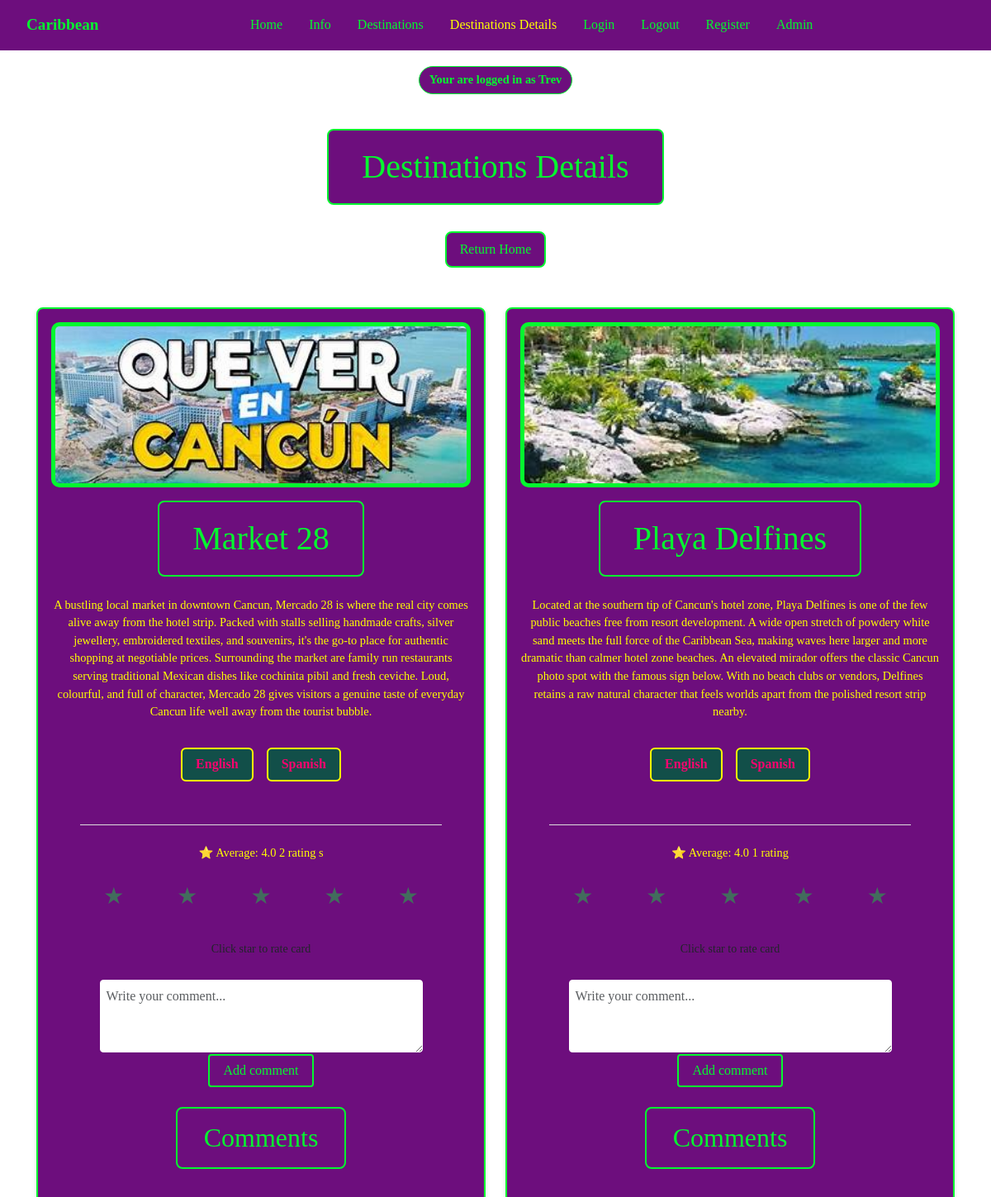
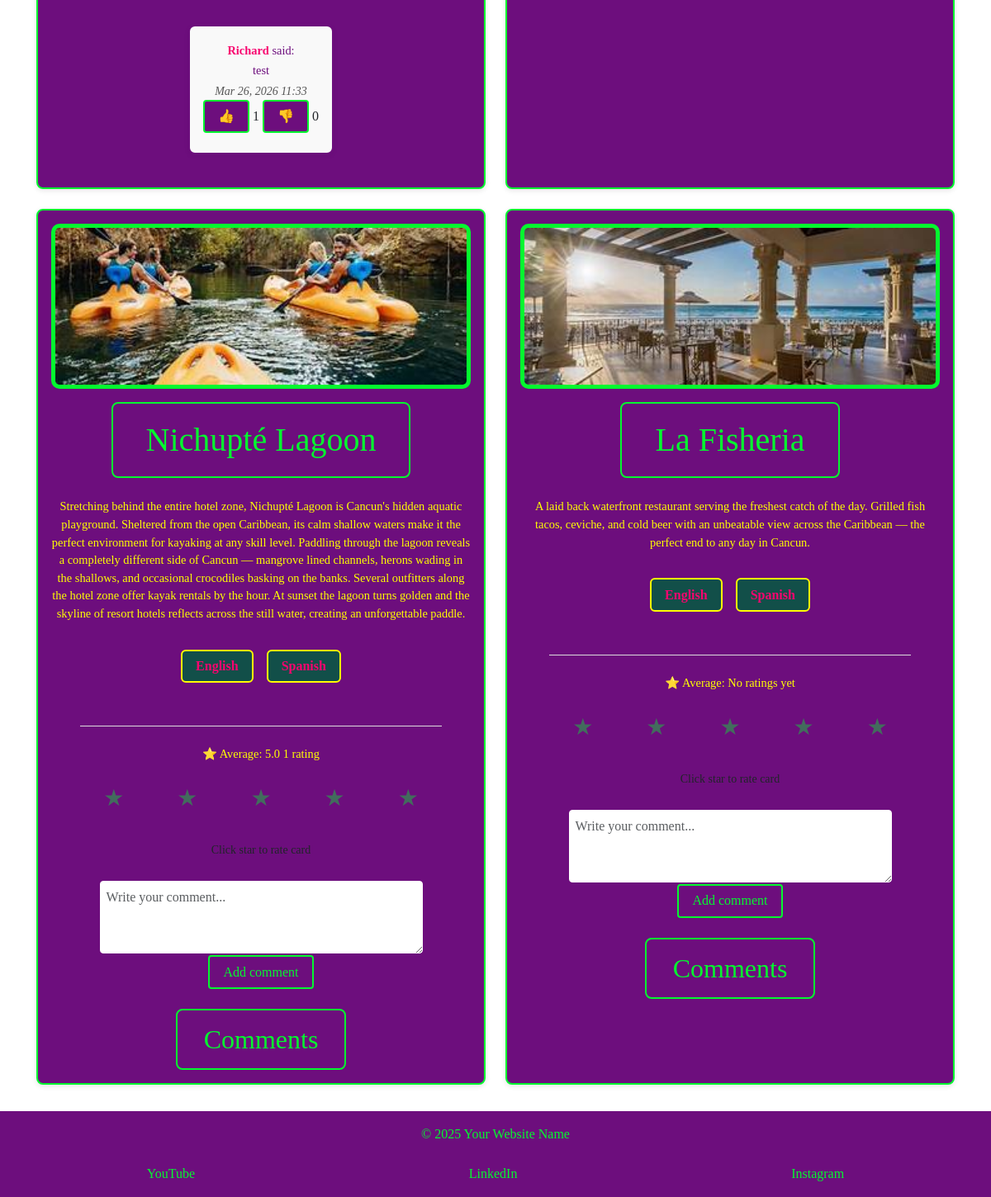
Screenshot of /destinations-details/2/ (signed in) with the database file from the repository (2 pictures, top to bottom).
### caribbean_tours/models.py (models this page shows, shortened)
class Places(models.Model):
    card = models.ForeignKey(CardText,
                             on_delete=models.CASCADE, null=True, blank=True)
    destinations = models.CharField(max_length=50)
    content = models.TextField()
    image_name = models.CharField(
        max_length=100,
        help_text="Enter file name (eg Cancun).",
        default="default.jpg",
        blank=True
    )
    class Meta:
        verbose_name = 'Place'
        verbose_name_plural = 'Places'

class Comment(models.Model):
    places = models.ForeignKey(
        Places,
        on_delete=models.CASCADE,
        related_name='comments',
    )
    user = models.ForeignKey(User, on_delete=models.CASCADE)
    text = models.TextField()
    created_at = models.DateTimeField(auto_now_add=True)
    updated_at = models.DateTimeField(auto_now=True)

### caribbean_tours/views.py (the view, shortened to what this page needs)
def destinations_details(request, pk):
    card = get_object_or_404(CardText, id=pk)
    places = Places.objects.filter(card=card)
    language = get_language(request)
    place_translations = Translation.objects.filter(
        place__in=places,
        language=language
    )
    translations_by_place = {t.place_id: t for t in place_translations}
    form = CommentForm(request.POST or None)
    comments = Comment.objects.filter(places__card=card).order_by('created_at')
    ratings_by_place = {}
    for p in places:
        avg = p.ratings.aggregate(avg=Avg('rating'))['avg']
        count = p.ratings.count()
        user_rating = None
        if request.user.is_authenticated:
            user_rating = Rating.objects.filter(
                place=p, user=request.user
            ).first()
        ratings_by_place[p.id] = {
            'average_rating': avg,
            'rating_count': count,
            'user_rating': user_rating
        }
    return render(request,
                  'destinations-details.html',
                  {'active_tab': 'destinations_details',
                   'card': card,
                   'places': places,
                   'comments': comments,
                   'form': form,
                   'translations_by_place': translations_by_place,
                   'language': language,
                   'ratings_by_place': ratings_by_place})

### caribbean_tours/forms.py
class CommentForm(forms.ModelForm):
    class Meta:
        model = Comment
        fields = ['text']
        labels = {
            'text': "",
        }
        widgets = {
            'text': forms.Textarea(attrs={
                'class': 'form-control',
                'rows': 3,
                'placeholder': 'Write your comment...'
            })
        }

### caribbean_tours/templatetags/comment_tags.py (called while the page is built)
@register.filter
def reaction_count(comment, reaction_type):
    return comment.reactions.filter(reaction=reaction_type).count()

### caribbean_tours/templatetags/custom_tags.py (called while the page is built)
@register.filter
def get_item(dictionary, key):
    return dictionary.get(key)

### caribbean_tours/views.py (called while the page is built)
def get_language(request):
    if 'lang' in request.GET:
        request.session['language'] = request.GET.get('lang')
    return request.session.get('language', 'en')

### caribbean_tours/templates/destinations-details.html (shortened to what this page needs)
{% extends 'base.html' %}
{% load static %}
{% load comment_tags %}
{% load custom_tags %}
{% block content %}
<h1 class="color">Destinations Details</h1>
<p>
    <a class="color-return" href="{% url 'index' %}">Return Home</a>
</p>
<div class="cards-container">
    {% for place in places %}
    <div class="card">
        {% with trans=translations_by_place|get_item:place.id ratings=ratings_by_place|get_item:place.id %}
        <img src="{% static 'images/' %}{{ place.image_name }}" alt="{{ place.destinations }}">
        <h1 class="color">{{ trans.destinations|default:place.destinations }}</h1>
        <p>{{ trans.content|default:place.content }}</p>
        <div class="lang-switch">
            <a href="{% url 'destinations-details' pk=card.pk %}?lang=en">English</a>
            <a href="{% url 'destinations-details' pk=card.pk %}?lang=es">Spanish</a>
        </div>
        <div class="rating-box">
            <p>
               ⭐ Average:
               {% if ratings.average_rating %}
                {{ ratings.average_rating|floatformat:1 }}
               {% else %}
                No ratings yet
               {% endif %}
               {% if ratings.rating_count %}
               {{ ratings.rating_count }} rating {{ratings.rating_count|pluralize }}
               {% endif %}
            </p>
            {% if user.is_authenticated %}
            <form method="POST" class="star-form" action="{% url 'rating' pk=place.id %}">
                <div class="star-rating">
                    {% for star in "12345"|make_list %}
                    <button type="submit" name="rating" value="{{ star }}"
                        class="star-btn {% if ratings.user_rating and user_rating.rating == star|add:'0' %}selected{% endif %}"> ★
                    </button>
                    {% endfor %}
                </div>
                <small class="rating-msg">
                    {% if user_rating %}
                    Your rating: {{ user_rating.rating }}  ★ (click star to change)
                    {% else %}
                    Click star to rate card
                    {% endif %}
                </small>
            </form>
            {% else %}
            <p>Login to rate this place</p>
            {% endif %}
        </div>
        {% if user.is_authenticated %}
        <form method="POST">
            {{ form.as_p }}
            <button type="submit">Add comment</button>
        </form>
        {% endif %}
        <h2 class="color">Comments</h2>
        {% for comment in place.comments.all %}
        <div class="comment" data-id="{{ comment.id }}">
            <p><strong>{{ comment.user.username }}</strong> said:</p>
            <p>{{ comment.text }}</p>
            <small>{{ comment.created_at|date:"M d, Y H:i" }}</small>
            <div class="reaction-buttons">
                {% if user.is_authenticated %}
                <button class="like-btn" data-url="{% url 'toggle_reaction' comment.id 'like' %}">👍</button>
                <span class="like-count">{{ comment|reaction_count:"like"}}</span>
                <button class="dislike-btn" data-url="{% url 'toggle_reaction' comment.id 'dislike' %}">👎</button>
                <span class="dislike-count">{{ comment|reaction_count:"dislike"}}</span>
                {% else %}
                <p>Login to react.</p>
                {% endif %}
            </div>
        </div>
        {% endfor %}
        {% endwith %}
    </div>
    {% endfor %}
</div>
{% endblock %}

### caribbean_tours/templates/base.html (shortened to what this page needs)
{% load static %}
<!doctype html>
<html lang="en">
<head>
    <link href="https://cdn.jsdelivr.net/npm/bootstrap@5.3.8/dist/css/bootstrap.min.css" rel="stylesheet"
 />
    <link rel="stylesheet" href="{% static 'CSS/caribbean.css' %}" />
</head>
<body>
    <nav class="navbar">
        <div class="logo">
            <a href="{% url 'index' %}">Caribbean</a>
        </div>
        <div class="nav-links" id="nav-links">
            <a href="{% url 'index' %}" class="{% if active_tab == 'index' %}active{% endif %}">Home</a>
            <a href="{% url 'info' %}" class="{% if active_tab == 'info' %}active{% endif %}">Info</a>
            <a href="{% url 'destinations' pk=2%}"
                class="{% if active_tab == 'destinations' %}active{% endif %}">Destinations</a>
            {% if active_tab == 'destinations_details' %}
            <span class="active">Destinations Details</span>
            {% endif %}
            <a href="{% url 'login' %}" class="{% if active_tab == 'login' %}active{% endif %}">Login</a>
            <a href="{% url 'logout' %}" class="{% if active_tab == 'logout' %}active{% endif %}">Logout</a>
            <a href="{% url 'register' %}" class="{% if active_tab == 'register' %}active{% endif %}">Register</a>
            <a href="{% url 'admin:index' %}">Admin</a>
        </div>
    </nav>
    {% if request.user.is_authenticated %}
    <div class="auth-badge">
        Your are logged in as {{ request.user.username }}
    </div>
    {% endif %}
    <main>
        {% block content %}{% endblock %}
    </main>
    <footer>
        <p class="footer-text">&copy; 2025 Your Website Name</p>
        <div class="social-links">
            <a href="https://www.youtube.com" target="_blank" aria-label="YouTube">YouTube</a>
            <a href="https://www.linkedin.com" target="_blank" aria-label="LinkedIn">LinkedIn</a>
            <a href="https://www.instagram.com" target="_blank" aria-label="Instagram">Instagram</a>
        </div>
    </footer>
</body>
</html>

### rows the page displays
Places: image_name (picture), average_rating "4.0", rating_count "2", {{ star }} 1 (drawn), {{ star }} 3 (drawn), {{ star }} 4 (drawn), {{ star }} 5 (drawn)
Comment: user.username "Richard", text "test", created_at "Mar 26, 2026 11:33", id "1", id "0"
Places: image_name (picture), average_rating "4.0", rating_count "1", {{ star }} 2 (drawn), {{ star }} 3 (drawn), {{ star }} 4 (drawn), {{ star }} 5 (drawn)
Places: image_name (picture), average_rating "5.0", rating_count "1", {{ star }} 2 (drawn), {{ star }} 3 (drawn), {{ star }} 4 (drawn), {{ star }} 5 (drawn)
Places: image_name (picture), shows "No ratings yet", {{ star }} 1 (drawn), {{ star }} 2 (drawn), {{ star }} 3 (drawn), {{ star }} 4 (drawn), {{ star }} 5 (drawn)

### other values shown
{{ request.user.username }} "Trev"
